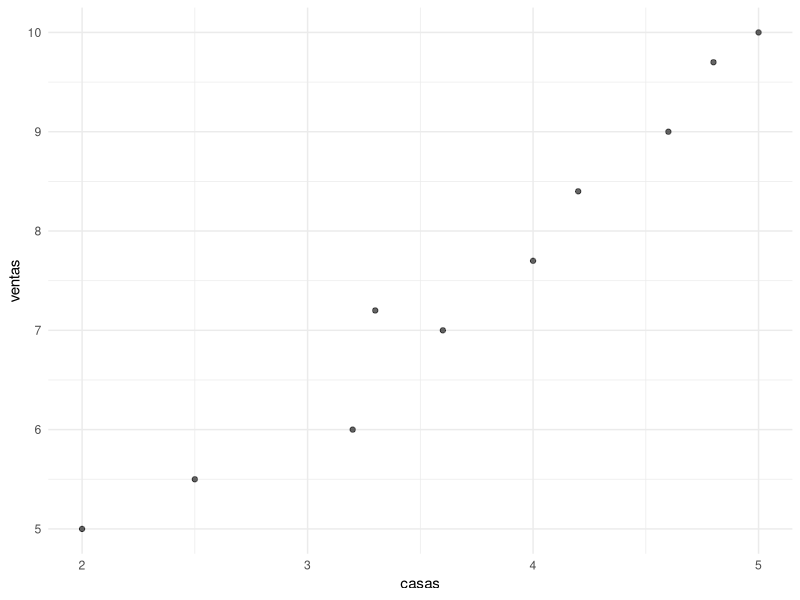

Write R code to recreate this figure. (Note: this script raises an error after producing the figure.)
library(ggplot2)
library(ggthemes)
library(readxl)
library(dplyr)
library(scales)
library(readxl)

## EJERCICIO 10 ##
## PROBLEMA 1 ##

## Las ventas de línea blanca varían según el estado del mercado de casas nuevas: 
## cuando las ventas de casas nuevas son buenas, 
## también se reflejan éstas en las cifras de lavaplatos, 
## lavadoras de ropa, secadoras y refrigeradores. 
## Una asociación de comercio compiló los siguientes datos históricos 
## (en miles de unidades) de las ventas de línea blanca y construcción de casas.

ejercicio10a <- read_excel("ejercicio10a.xlsx")

## PUNTO A ##
## Realiza un diagrama de dispersión para estos datos.

ggplot(ejercicio10a, aes(x=casas, y=ventas)) +
  geom_point(alpha=0.6) +
  theme_minimal()

## PUNTO B ##
## Desarrolla una ecuación para la relación entre las ventas de línea blanca 
## (en miles) y la construcción de casas (miles).

regresion <- lm(formula = ventas ~ casas, data = ejercicio10a)

summary(regresion)

## PUNTO C ##
## Interpreta la pendiente de la recta de regresión.

## PUNTO D ##

## Calcula e interpreta el coeficiente de determinación de la muestra, 
## r2, para estos datos.

### PUNTO E ##
## Interpreta el error estándar de estimación.


rm(list= ls())


## PROBLEMA 3 ##

## Una compañía de productos químicos desea estudiar los efectos 
## que el tiempo de extracción tiene en la eficiencia de una operación 
## de extracción, obteniéndose los datos que aparecen en la siguiente tabla:

library(readxl)

ejercicio10c <- read_excel("ejercicio10c.xlsx")

View(ejercicio10c)

## PUNTO A ##
## Realiza un diagrama de dispersión para verificar 
## que una línea recta se ajustará bien a los datos.

library(ggplot2)
library(ggthemes)

ggplot(ejercicio10c, aes(x=tiempo, y=eficiencia)) +
  geom_point(alpha=0.6) +
  theme_minimal()

## PUNTO B ##
## Obtén una línea de regresión estimada.

p1 <- ggplot(ejercicio10c, aes(x = tiempo, y = eficiencia)) + geom_point()

p3 <- p1 + geom_point(color="red") + geom_smooth(method = "lm", se = TRUE)

m <- lm(formula = eficiencia ~ tiempo, data = ejercicio10c)

summary(m)


a <- signif(coef(m)[1], digits = 2)
b <- signif(coef(m)[2], digits = 2)
textlab <- paste("y = ",b,"x + ",a, sep="")

r1 <- p3 + geom_text(aes(x = 20, y = 70, label = textlab), color="black", size=3, parse = FALSE)

r2 <- p3 + annotate("text", x = 20, y = 70, label = textlab, color="black", size = 3, parse=FALSE)

r2

## PUNTO C ##
## Utiliza la ecuación estimada de regresión para predecir 
## la eficiencia de extracción cuando el tiempo de extracción es de 35 minutos.

## PUNTO D ##
## Prueba la hipótesis de que:
## H0 : b1 = 0 en oposición a Ha: b1 difernete de 0. 

summary(m)
confint(m)